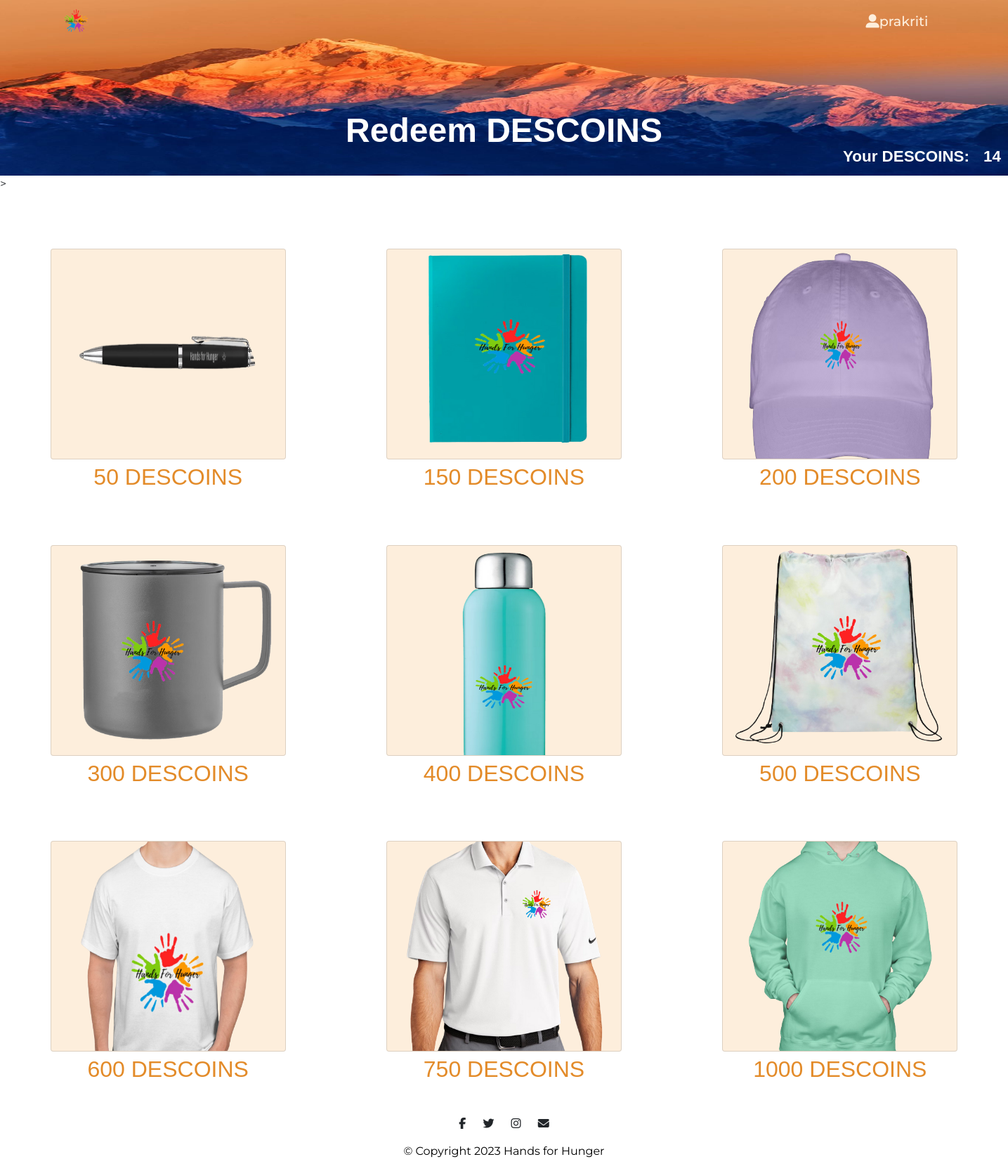
/redeem_points/ (signed in), run on an earlier commit of the app's database.
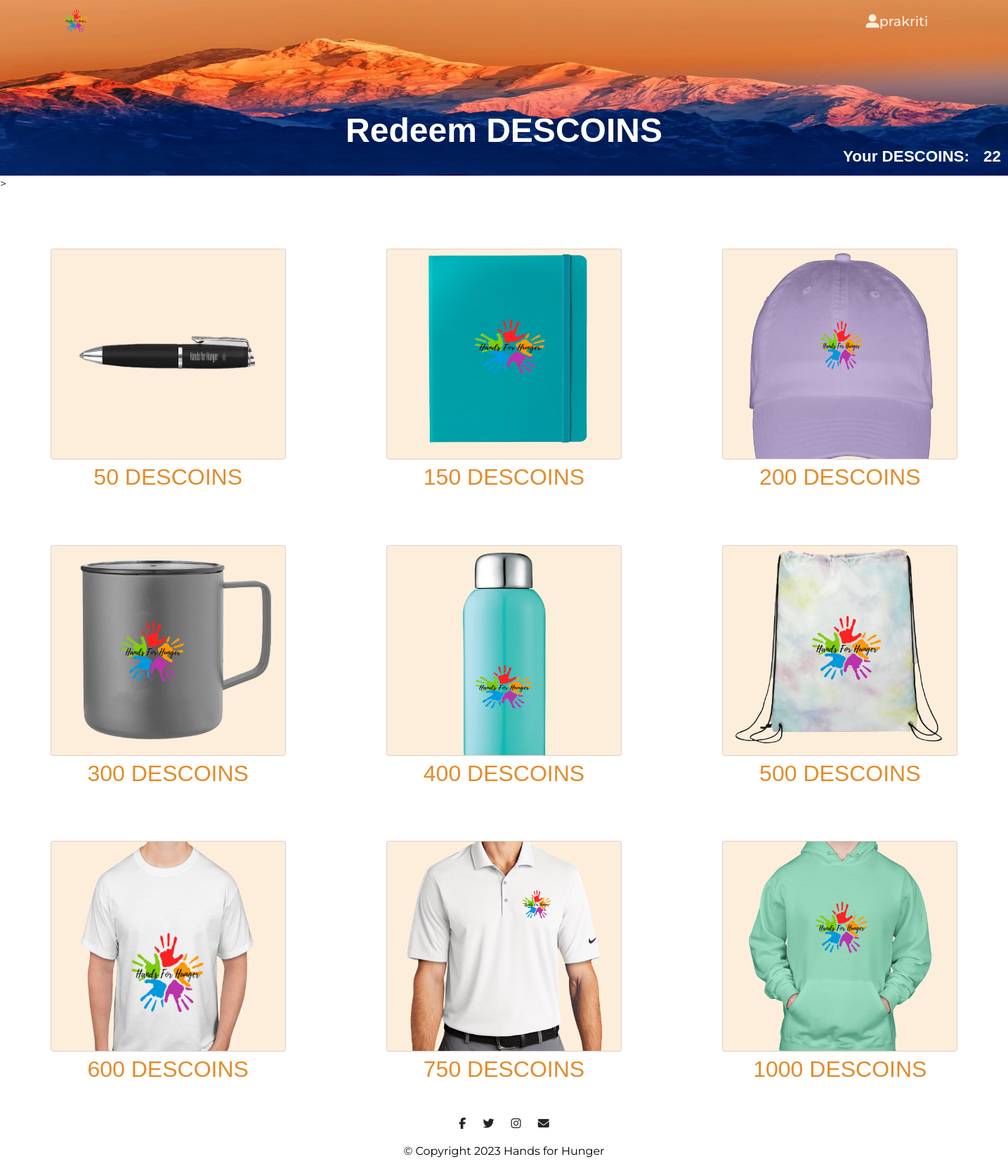
And on a later commit of the database.
### inventory/models.py (models this page shows, shortened)
class donor(AbstractUser):
    donor_name = models.CharField(max_length=MAX_LENGTH)
    email = models.EmailField(max_length=MAX_LENGTH)
    phone_no = models.CharField(max_length=SMALL_MAX_LENGTH)
    descoins = models.PositiveBigIntegerField(default=DONOR_DESCOINS)
    is_ngo = models.BooleanField(default=False)
    longitude = models.DecimalField(
        decimal_places=DECIMAL_MAX_LENGTH, max_digits=SMALL_MAX_LENGTH, null=True
    )
    latitude = models.DecimalField(
        decimal_places=DECIMAL_MAX_LENGTH, max_digits=SMALL_MAX_LENGTH, null=True
    )
    pincode = models.ForeignKey(pincode, on_delete=models.CASCADE, null=True)
    groups = models.ManyToManyField(Group, related_name=DONOR_GP)
    user_permissions = models.ManyToManyField(Permission, related_name=DONOR_PERMISSION)
    objects = DonorManager()

### inventory/views.py (the view, shortened to what this page needs)
# urls.py: path("redeem_points/", redeem_points, name="redeem_points"),
@login_required
def redeem_points(request):
    return render(request, "inventory/redeem_points.html")

### inventory/templates/inventory/redeem_points.html (shortened to what the changed rows need)
{% load static %}
<!DOCTYPE html>
<html>
<head>
    <link rel="stylesheet" href="https://cdn.jsdelivr.net/npm/bootstrap@4.6.2/dist/css/bootstrap.min.css"
>
    <link rel="stylesheet" href="{% static 'css/styles3.css' %}">
</head>
<body>
    <section id="title-img">
        <div class="title row row-2">
            <div class="parent col-lg-12">
                <div class="inside container-fluid">
                    <nav class="navbar navbar-expand-lg navbar-dark">
                        <div class="collapse navbar-collapse" id="navbarSupportedContent">
                            <ul class="navbar-nav ml-auto">
                                <li class="nav-item">
                                    <div class="dropdown">
                                        <button class="nav-link dropbtn"><i
                                                class='fas fa-user-alt'></i>{{user.username}}</button>
                                    </div>
                                </li>
                            </ul>
                        </div>
                    </nav>
                </div>
                <h2 class="name">Redeem DESCOINS</h2>
                <h4 class="prof">Your DESCOINS: </h4>
                <h4 class="addr">{{user.descoins}}</h4>
                <img class="image1 title-image" height="250px" src="/static/images/mountain.jpeg" alt="mountain-mockup">
            </div>
        </div>
    </section>
</body>

What changed in the data, as far as the page shows it:
changed donor "prakriti": descoins "14" → "22"
